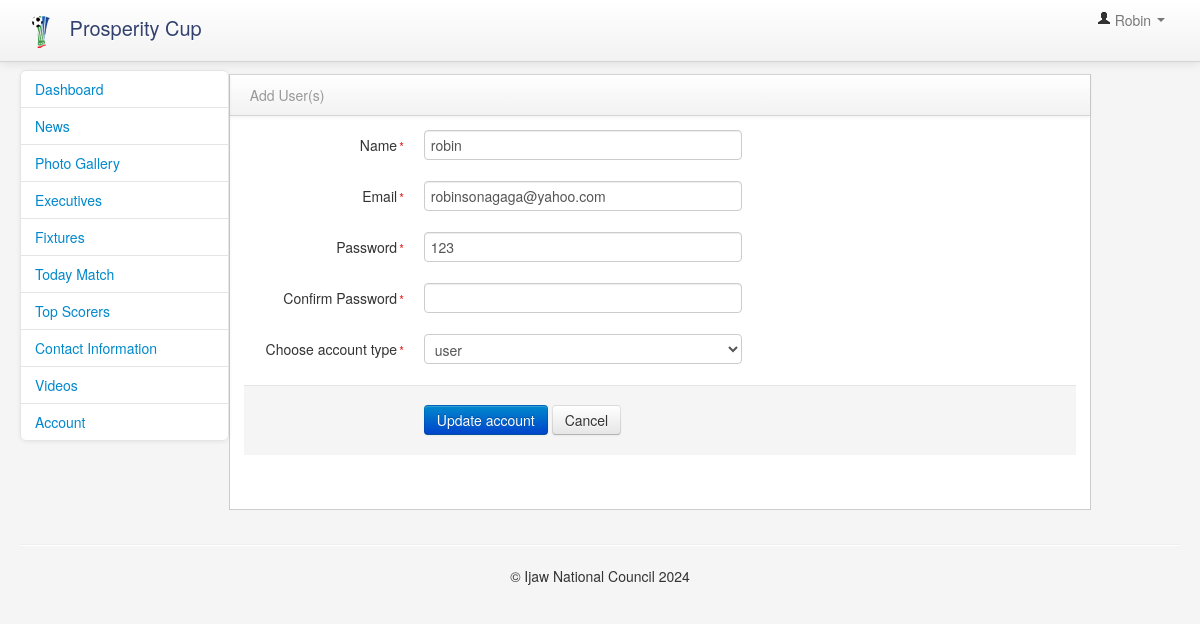
Page /admin/edit_account?id=28 (signed in) on the committed database.
### tables this page shows
CREATE TABLE `account` (
  `account_id` int(11) NOT NULL,
  `name` varchar(200) NOT NULL,
  `email` varchar(200) NOT NULL,
  `password` varchar(200) NOT NULL,
  `insertdate` varchar(200) NOT NULL,
  `acctype` varchar(200) NOT NULL
);

### admin/scripts/functions.php (called while the page is built, shortened)
<?php
function ExecuteQuery($query){
	global $connection;
	$result = mysqli_query($connection,$query);
	return $result;
}
function SqlArray($result){
	$rows = mysqli_fetch_array($result);
	return $rows;
}
function encrypt_decrypt ($data, $encrypt) {
    if ($encrypt == true) {
        $output = base64_encode (convert_uuencode ($data));
    } else {
        $output = convert_uudecode (base64_decode ($data));
    }
    return $output;
}
?>

### admin/edit_account.php (the view, shortened to what this page needs)
<?php session_start ();
require_once("../scripts/config.php"); ?>
<?php require_once("../scripts/functions.php"); ?>
<?php
if(isset($_GET['id'])){
	$resultEdit=ExecuteQuery("select * from account where account_id='".$_GET['id']."'");
		$rows_Edit = SqlArray($resultEdit);
	$decrypt_password=encrypt_decrypt ($rows_Edit['password'], false);
}
?>
<!DOCTYPE html>
<html>
    <head>
        <link href="bootstrap/css/bootstrap.min.css" rel="stylesheet" media="screen">
        <link href="bootstrap/css/bootstrap-responsive.min.css" rel="stylesheet" media="screen">
        <link href="assets/styles.css" rel="stylesheet" media="screen">
    </head>
    <body>
         <?php  include("tools/admin_header.php");?>
        <div class="container-fluid">
            <div class="row-fluid">
                 <?php  include("tools/leftbar.php");?>
                <div class="span9" id="content">
                    <div class="row-fluid">
                        <div class="block">
                            <div class="navbar navbar-inner block-header">
                                <div class="muted pull-left">Add User(s)</div>
                            </div>
                            <div class="block-content collapse in">
                                <div class="span12">
					<form action="" id="form_sample_1" class="form-horizontal" enctype="multipart/form-data" method="post">
						<fieldset>
  							<div class="control-group">
  								<label class="control-label">Name<span class="required">*</span></label>
  								<div class="controls">
  									<input type="text" name="name" data-required="1" class="span6 m-wrap" value="<?php echo $rows_Edit['name'];?>"/>
  								</div>
  							</div>
  							<div class="control-group">
  								<label class="control-label">Email<span class="required">*</span></label>
  								<div class="controls">
  									<input name="email" type="text" class="span6 m-wrap" value="<?php echo $rows_Edit['email'];?>"/>
  								</div>
  							</div>
                            <div class="control-group">
  								<label class="control-label">Password<span class="required">*</span></label>
  								<div class="controls">
  									<input name="password" type="text" class="span6 m-wrap" value="<?php echo $decrypt_password;?>"/>
  								</div>
  							</div>
  							<div class="control-group">
  								<label class="control-label">Confirm Password<span class="required">*</span></label>
  								<div class="controls">
  									<input name="cpassword" type="text" class="span6 m-wrap"/>
  								</div>
  							</div>
                            <div class="control-group">
  								<label class="control-label">Choose account type<span class="required">*</span></label>
  								<div class="controls">
  									<select class="span6 m-wrap" id="opt" name="acctype"><option><?php echo $rows_Edit['acctype'];?></option>
  									</select>
  								</div>
  							</div>
  							<div class="form-actions">
  								<button type="submit" name="update" class="btn btn-primary">Update account</button>
  								<button type="button" class="btn">Cancel</button>
  							</div>
						</fieldset>
					</form>
				</div>
			    </div>
			</div>
		    </div>
                </div>
            </div>
            <hr>
           <?php include('includes/footer.php');?>
        </div>
        <link href="vendors/datepicker.css" rel="stylesheet" media="screen">
        <link href="vendors/uniform.default.css" rel="stylesheet" media="screen">
        <link href="vendors/chosen.min.css" rel="stylesheet" media="screen">
        <link href="vendors/wysiwyg/bootstrap-wysihtml5.css" rel="stylesheet" media="screen">
    </body>
</html>

### admin/assets/styles.css (style rules this page uses)
body { padding-top: 0; padding-bottom: 40px; background-color: #f5f5f5; }
@media (min-width: 979px) { body { padding-top: 60px; } }
#content { margin-left:0px; }
.block { border: 1px solid #ccc; background: white; margin: 1em 0em; border-top: none; }
.block-content { margin: 1em; min-height: .25em; }
.block-header { margin-bottom: 0px; border-right: none; border-left: none; -webkit-border-radius: 0px; -moz-border-radius: 0px; border-radius: 0px; }
.block-header div { padding-top: 10px; }
.control-label .required { color: #e02222; font-size: 12px; padding-left: 2px; }

### rows in the picture
account: name "robin", email "robinsonagaga@yahoo.com", password "123", acctype "user"

### other values in the picture
$_SESSION['user'] "Robin"
